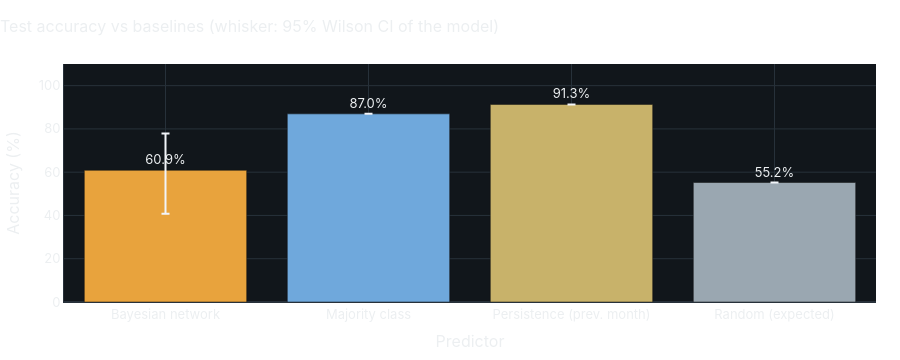
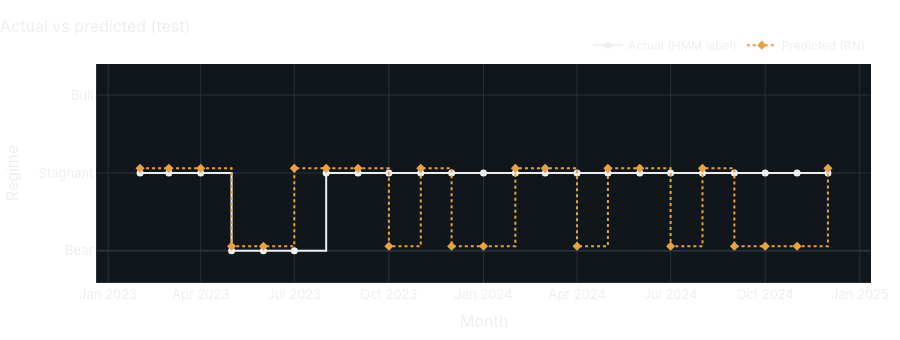

Source (notebook cell) for these figures, in order:
### Code cell
X.fig_accuracy_vs_baselines(res.metrics['test'], 'Test accuracy vs baselines').show()
X.fig_actual_vs_pred(res.prep.panel.loc[res.prep.split.reindex(res.prep.panel.index)=='test','WTI_Regime'], res.pred['test'], 'Actual vs predicted (test)').show()

### Figure 1 — Plotly figure (JSON) as saved in the notebook; plotly's stock layout.template omitted (floating-point values rounded to 4 significant figures)
{"data": [{"error_y": {"array": [16.97, 0, 0, 0], "arrayminus": [20.08, 0, 0, 0], "symmetric": false, "type": "data"}, "marker": {"color": ["#E8A33D", "#6FA8DC", "#C8B26A", "#9AA7B1"]}, "text": ["60.9%", "87.0%", "91.3%", "55.2%"], "textposition": "outside", "type": "bar", "x": ["Bayesian network", "Majority class", "Persistence (prev. month)", "Random (expected)"], "y": [60.87, 86.96, 91.3, 55.23]}], "layout": {"colorway": ["#22D3EE", "#F472B6", "#FBBF24", "#A3E635", "#A78BFA", "#FB923C", "#34D399", "#60A5FA"], "font": {"color": "#ECEFF1", "family": "'IBM Plex Sans', 'Inter', -apple-system, 'Segoe UI', Roboto, 'Helvetica Neue', Arial, sans-serif", "size": 13}, "height": 360, "hoverlabel": {"bgcolor": "#182028", "bordercolor": "#27313A", "font": {"color": "#ECEFF1"}}, "hovermode": "closest", "legend": {"bgcolor": "rgba(0,0,0,0)", "font": {"size": 12}, "orientation": "h", "x": 1.0, "xanchor": "right", "y": 1.02, "yanchor": "bottom"}, "margin": {"b": 56, "l": 60, "r": 24, "t": 64}, "paper_bgcolor": "rgba(0,0,0,0)", "plot_bgcolor": "#11161B", "showlegend": false, "title": {"font": {"color": "#ECEFF1", "size": 16}, "text": "Test accuracy vs baselines (whisker: 95% Wilson CI of the model)", "x": 0.0, "xanchor": "left"}, "xaxis": {"gridcolor": "#27313A", "linecolor": "#27313A", "title": {"text": "Predictor"}, "zerolinecolor": "#27313A"}, "yaxis": {"gridcolor": "#27313A", "linecolor": "#27313A", "range": [0, 110], "title": {"text": "Accuracy (%)"}, "zerolinecolor": "#27313A"}}}

### Figure 2 — Plotly figure (JSON) as saved in the notebook; plotly's stock layout.template omitted (floating-point values rounded to 4 significant figures)
{"data": [{"line": {"color": "#ECEFF1", "shape": "hv"}, "marker": {"size": 7}, "mode": "lines+markers", "name": "Actual (HMM label)", "type": "scatter", "x": ["2023-02-01T00:00:00.000000", "2023-03-01T00:00:00.000000", "2023-04-01T00:00:00.000000", "2023-05-01T00:00:00.000000", "2023-06-01T00:00:00.000000", "2023-07-01T00:00:00.000000", "2023-08-01T00:00:00.000000", "2023-09-01T00:00:00.000000", "2023-10-01T00:00:00.000000", "2023-11-01T00:00:00.000000", "2023-12-01T00:00:00.000000", "2024-01-01T00:00:00.000000", "2024-02-01T00:00:00.000000", "2024-03-01T00:00:00.000000", "2024-04-01T00:00:00.000000", "2024-05-01T00:00:00.000000", "2024-06-01T00:00:00.000000", "2024-07-01T00:00:00.000000", "2024-08-01T00:00:00.000000", "2024-09-01T00:00:00.000000", "2024-10-01T00:00:00.000000", "2024-11-01T00:00:00.000000", "2024-12-01T00:00:00.000000"], "y": [1, 1, 1, 0, 0, 0, 1, 1, 1, 1, 1, 1, 1, 1, 1, 1, 1, 1, 1, 1, 1, 1, 1]}, {"line": {"color": "#E8A33D", "dash": "dot", "shape": "hv"}, "marker": {"size": 7, "symbol": "diamond"}, "mode": "lines+markers", "name": "Predicted (BN)", "type": "scatter", "x": ["2023-02-01T00:00:00.000000", "2023-03-01T00:00:00.000000", "2023-04-01T00:00:00.000000", "2023-05-01T00:00:00.000000", "2023-06-01T00:00:00.000000", "2023-07-01T00:00:00.000000", "2023-08-01T00:00:00.000000", "2023-09-01T00:00:00.000000", "2023-10-01T00:00:00.000000", "2023-11-01T00:00:00.000000", "2023-12-01T00:00:00.000000", "2024-01-01T00:00:00.000000", "2024-02-01T00:00:00.000000", "2024-03-01T00:00:00.000000", "2024-04-01T00:00:00.000000", "2024-05-01T00:00:00.000000", "2024-06-01T00:00:00.000000", "2024-07-01T00:00:00.000000", "2024-08-01T00:00:00.000000", "2024-09-01T00:00:00.000000", "2024-10-01T00:00:00.000000", "2024-11-01T00:00:00.000000", "2024-12-01T00:00:00.000000"], "y": [1.06, 1.06, 1.06, 0.06, 0.06, 1.06, 1.06, 1.06, 0.06, 1.06, 0.06, 0.06, 1.06, 1.06, 0.06, 1.06, 1.06, 0.06, 1.06, 0.06, 0.06, 0.06, 1.06]}], "layout": {"colorway": ["#22D3EE", "#F472B6", "#FBBF24", "#A3E635", "#A78BFA", "#FB923C", "#34D399", "#60A5FA"], "font": {"color": "#ECEFF1", "family": "'IBM Plex Sans', 'Inter', -apple-system, 'Segoe UI', Roboto, 'Helvetica Neue', Arial, sans-serif", "size": 13}, "height": 340, "hoverlabel": {"bgcolor": "#182028", "bordercolor": "#27313A", "font": {"color": "#ECEFF1"}}, "hovermode": "closest", "legend": {"bgcolor": "rgba(0,0,0,0)", "font": {"size": 12}, "orientation": "h", "x": 1.0, "xanchor": "right", "y": 1.02, "yanchor": "bottom"}, "margin": {"b": 56, "l": 60, "r": 24, "t": 64}, "paper_bgcolor": "rgba(0,0,0,0)", "plot_bgcolor": "#11161B", "showlegend": true, "title": {"font": {"color": "#ECEFF1", "size": 16}, "text": "Actual vs predicted (test)", "x": 0.0, "xanchor": "left"}, "xaxis": {"gridcolor": "#27313A", "linecolor": "#27313A", "title": {"text": "Month"}, "zerolinecolor": "#27313A"}, "yaxis": {"gridcolor": "#27313A", "linecolor": "#27313A", "range": [-0.4, 2.4], "ticktext": ["Bear", "Stagnant", "Bull"], "tickvals": [0, 1, 2], "title": {"text": "Regime"}, "zerolinecolor": "#27313A"}}}
